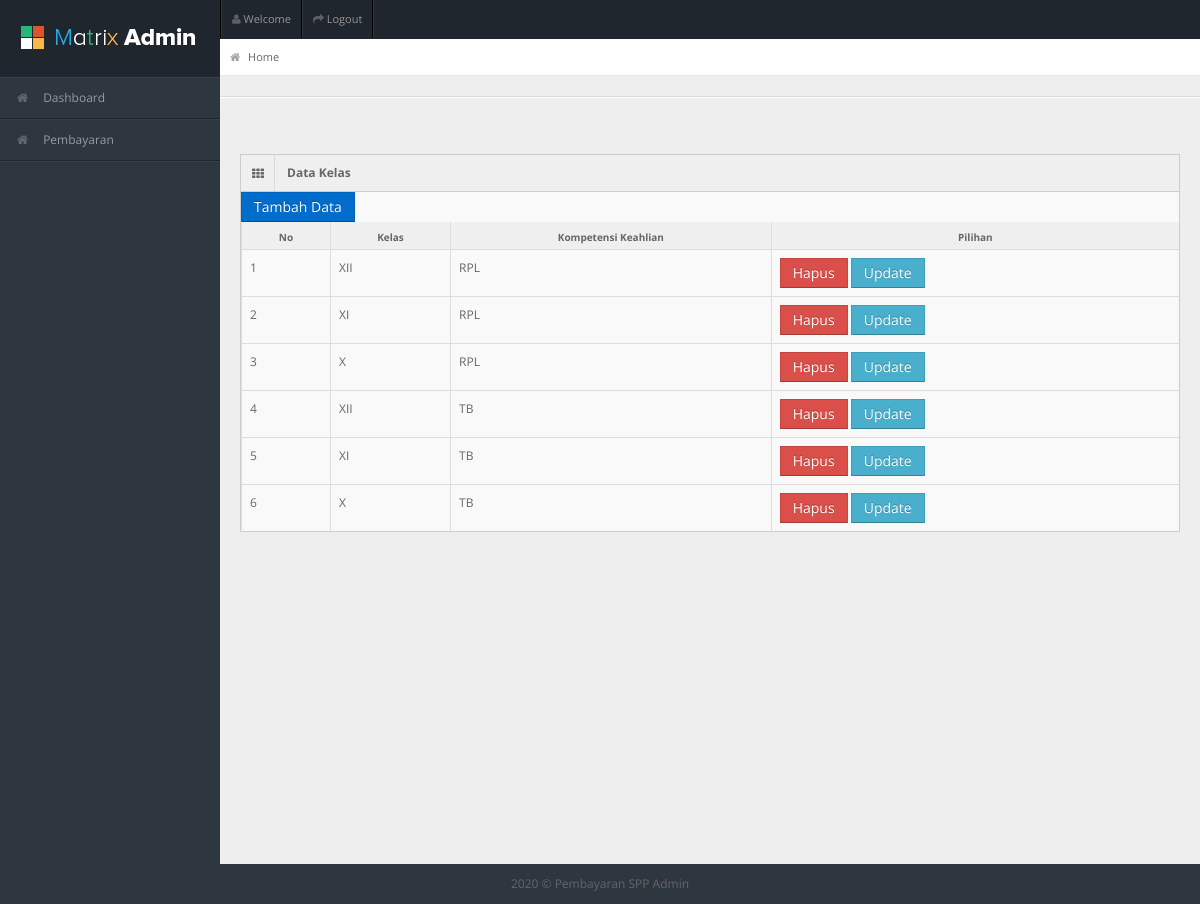
The page /admin/dataKelas.php on the database its author committed.
### tables this page shows
CREATE TABLE `kelas` (
  `id_kelas` int(11) NOT NULL,
  `nama_kelas` varchar(10) NOT NULL,
  `kompetensi_keahlian` varchar(50) NOT NULL
);

### include.php (called while the page is built, shortened)
<?php
$conn = mysqli_connect("localhost","root","","pembayaranspp");
function query($query){
	global $conn;
	$result = mysqli_query($conn,$query);
	$rows = [];
	while ($row = mysqli_fetch_assoc($result)) {
		$rows[] = $row;
	}
	return $rows;
}

### admin/dataKelas.php (the view)
<?php
require '../include.php';
require 'layouts/header.php';
$petugas = query("SELECT * FROM kelas");
?>
<div id="content">
  <div id="content-header">
    <div id="breadcrumb"> <a href="index.php" title="Go to Home" class="tip-bottom"><i class="icon-home"></i> Home</a></div>
  </div>
  <hr/>
  <div class="container-fluid">
  	<div class="row-fluid">
  		<div class="span12">
  			<div class="widget-box">
          <div class="widget-title"> <span class="icon"> <i class="icon-th"></i> </span>
            <h5>Data Kelas</h5>
          </div>
          <div class="widget-content nopadding">
			<table class="table table-bordered mt-3">
				<a href="tambahDataKelas.php " class="btn btn-primary">Tambah Data</a>
				<thead>
					<tr>
						<th>No</th>
						<th>Kelas</th>
						<th>Kompetensi Keahlian</th>
						<th>Pilihan</th>
					</tr>
				</thead>
				<tbody>
					<?php $i=1; ?>
					<?php foreach($petugas as $p) : ?>
					<tr>
						<td><?php echo $i++;  ?></td>
						<td><?php echo $p["nama_kelas"]; ?></td>
						<td><?php echo $p["kompetensi_keahlian"]; ?></td>
						<td>
							<a href="hapusKelas.php?id=<?php echo $p["id_kelas"] ?>" class="btn btn-danger">Hapus</a>
							<a href="updateKelas.php?id=<?php echo $p["id_kelas"] ?>" class="btn btn-info">Update</a>
						</td>
					</tr>
					<?php endforeach; ?>
				</tbody>
			</table>
          </div>
        </div>
  		</div>
  	</div>
  </div>
</div>
<?php require 'layouts/footer.php'; ?>

### admin/layouts/header.php (shortened to what this page needs)
<!DOCTYPE html>
<html lang="en">
<head>
<link rel="stylesheet" href="css/bootstrap.min.css" />
<link rel="stylesheet" href="css/bootstrap-responsive.min.css" />
<link rel="stylesheet" href="css/fullcalendar.css" />
<link rel="stylesheet" href="css/matrix-style.css" />
<link rel="stylesheet" href="css/matrix-media.css" />
<link href="font-awesome/css/font-awesome.css" rel="stylesheet" />
<link rel="stylesheet" href="css/jquery.gritter.css" />
</head>
<body>
<div id="header">
  <h1><a href="dashboard.html">Pembayaran SPP Admin</a></h1>
</div>
<div id="user-nav" class="navbar navbar-inverse">
  <ul class="nav">
    <?php if(isset($_SESSION["petugas"]["level"])) : ?>
    <li class=""><a title="" href="#"><i class="icon icon-user"></i> <span class="text">Welcome <?php echo $_SESSION["petugas"]["nama_petugas"]; ?></span></a></li>
    <?php else: ?>
       <li class=""><a title="" href="#"><i class="icon icon-user"></i> <span class="text">Welcome <?php echo $_SESSION["petugas"]["nama"]; ?></span></a></li>
    <?php endif; ?>
    <li class=""><a title="" href="../logout.php"><i class="icon icon-share-alt"></i> <span class="text">Logout</span></a></li>
  </ul>
</div>
<div id="sidebar"><a href="index.php" class="visible-phone"><i class="icon icon-home"></i> Dashboard</a>
  <ul>
    <li><a href="index.php"><i class="icon icon-home"></i> <span>Dashboard</span></a> </li>
    <li><a href="dataPembayaran.php"><i class="icon icon-home"></i> <span>Pembayaran</span></a> </li>
  </ul>
</div>

### admin/layouts/footer.php (shortened to what this page needs)
<div class="row-fluid">
  <div id="footer" class="span12"> 2020 &copy; Pembayaran SPP Admin</div>
</div>
</body>
</html>

### admin/css/matrix-style.css (style rules this page uses)
* { outline:none !important; -moz-outline: none !important; }
html, body { height:100% }
body { overflow-x: hidden; margin-top: -10px; font-family: 'Open Sans', sans-serif; font-size:12px; color:#666; }
a { color:#666; }
select, textarea, input[type="text"], input[type="password"], input[type="datetime"], input[type="datetime-local"], input[type="date"], input[type="month"], input[type="time"], input[type="week"], input[type="number"], input[type="email"], input[type="url"], input[type="search"], input[type="tel"], input[type="color"], .uneditable-input, .label, .dropdown-menu, .btn, .well, .progress, .table-bordered, .btn-group > .btn:first-child, .btn-group > .btn:last-child, .btn-group > .btn:last-child, .btn-group > .dropdown-toggle, .alert { border-radius:0px; }
.btn, textarea, input[type="text"], input[type="password"], input[type="datetime"], input[type="datetime-local"], input[type="date"], input[type="month"], input[type="time"], input[type="week"], input[type="number"], input[type="email"], input[type="url"], input[type="search"], input[type="tel"], input[type="color"], .uneditable-input { box-shadow:none; }
.progress, .progress-success .bar, .progress .bar-success, .progress-warning .bar, .progress .bar-warning, .progress-danger .bar, .progress .bar-danger, .progress-info .bar, .progress .bar-info, .btn, .btn-primary { background-image:none; }
#footer { padding:10px; text-align:center; }
hr { border-top-color:#dadada; }
#header { height: 77px; position: relative; width: 100%; z-index: -9; }
#header h1 { background: url("../img/logo.png") no-repeat scroll 0 0 transparent; height: 31px; left: 20px; line-height: 600px; overflow: hidden; position: relative; top: 26px; width: 191px; }
#header h1 a { display: block; }
#user-nav { position: absolute; left: 220px; top:0px; z-index: 20; margin: 0; }
#user-nav > ul { margin: 0; padding: 0; list-style: none; border-right: 1px solid #2e363f;border-left: 1px solid #000; }
#user-nav > ul > li { float: left; list-style-type: none; margin: 0; position: relative; padding: 0; border-left: 1px solid #2e363f; border-right: 1px solid #000; }
#user-nav > ul > li > a { padding:9px 10px; display: block; font-size: 11px; }
#user-nav > ul > li > a > i, #sidebar li a i { opacity: .5; margin-top: 2px; }
#sidebar { display: block; float: left; position: relative; width: 220px; z-index: 16; }
#sidebar > ul { list-style: none; margin: 0px 0 0; padding: 0; position: absolute; width: 220px; }
#sidebar > ul > li { display: block; position: relative; }
#sidebar > ul > li > a { padding: 10px 0 10px 15px; display: block; color: #939da8; }
#sidebar > ul > li > a > i { margin-right: 10px; }
#content { background: none repeat scroll 0 0 #eeeeee; margin-left: 220px; margin-right: 0; padding-bottom: 25px; position: relative; min-height:100%; width: auto; }
#content-header { position: abslute; width: 100%; margin-top: -38px; z-index: 20; }
.container-fluid .row-fluid:first-child { margin-top: 20px; }
#breadcrumb { background-color: #fff; border-bottom: 1px solid #e3ebed; }
#breadcrumb a { padding: 8px 20px 8px 10px; display: inline-block; background-image: url('../img/breadcrumb.png'); background-position: center right; background-repeat: no-repeat; font-size: 11px; color: #666666; }
#breadcrumb a:last-child { background-image:none; }
#breadcrumb a i { margin-right: 5px; opacity: .6; }
.stat-boxes .peity_bar_good, .stat-boxes .peity_line_good, { color: #459D1C; }
.widget-box { background: none repeat scroll 0 0 #F9F9F9; border-left: 1px solid #CDCDCD; border-top: 1px solid #CDCDCD; border-right: 1px solid #CDCDCD; clear: both; margin-top: 16px; margin-bottom: 16px; position: relative; }
.widget-title, .modal-header, .table th, div.dataTables_wrapper .ui-widget-header { background:#efefef; border-bottom: 1px solid #CDCDCD; height: 36px; }
.widget-title span.icon { padding: 9px 10px 7px 11px; float: left; border-right:1px solid #dadada; }
.widget-title h5 { color: #666; float: left; font-size: 12px; font-weight: bold; padding: 12px; line-height: 12px; margin: 0; }
.widget-content { padding:15px; border-bottom: 1px solid #cdcdcd; }
.table th { height: auto; font-size: 10px; padding: 5px 10px 2px; border-bottom: 0; text-align: center; color: #666666; }
.nopadding { padding: 0 !important; }
.nopadding .table { margin-bottom: 0; }
.nopadding .table-bordered { border: 0; }

### rows shown on the page
kelas: nama_kelas "XII", kompetensi_keahlian "RPL"
kelas: nama_kelas "XI", kompetensi_keahlian "RPL"
kelas: nama_kelas "X", kompetensi_keahlian "RPL"
kelas: nama_kelas "XII", kompetensi_keahlian "TB"
kelas: nama_kelas "XI", kompetensi_keahlian "TB"
kelas: nama_kelas "X", kompetensi_keahlian "TB"
